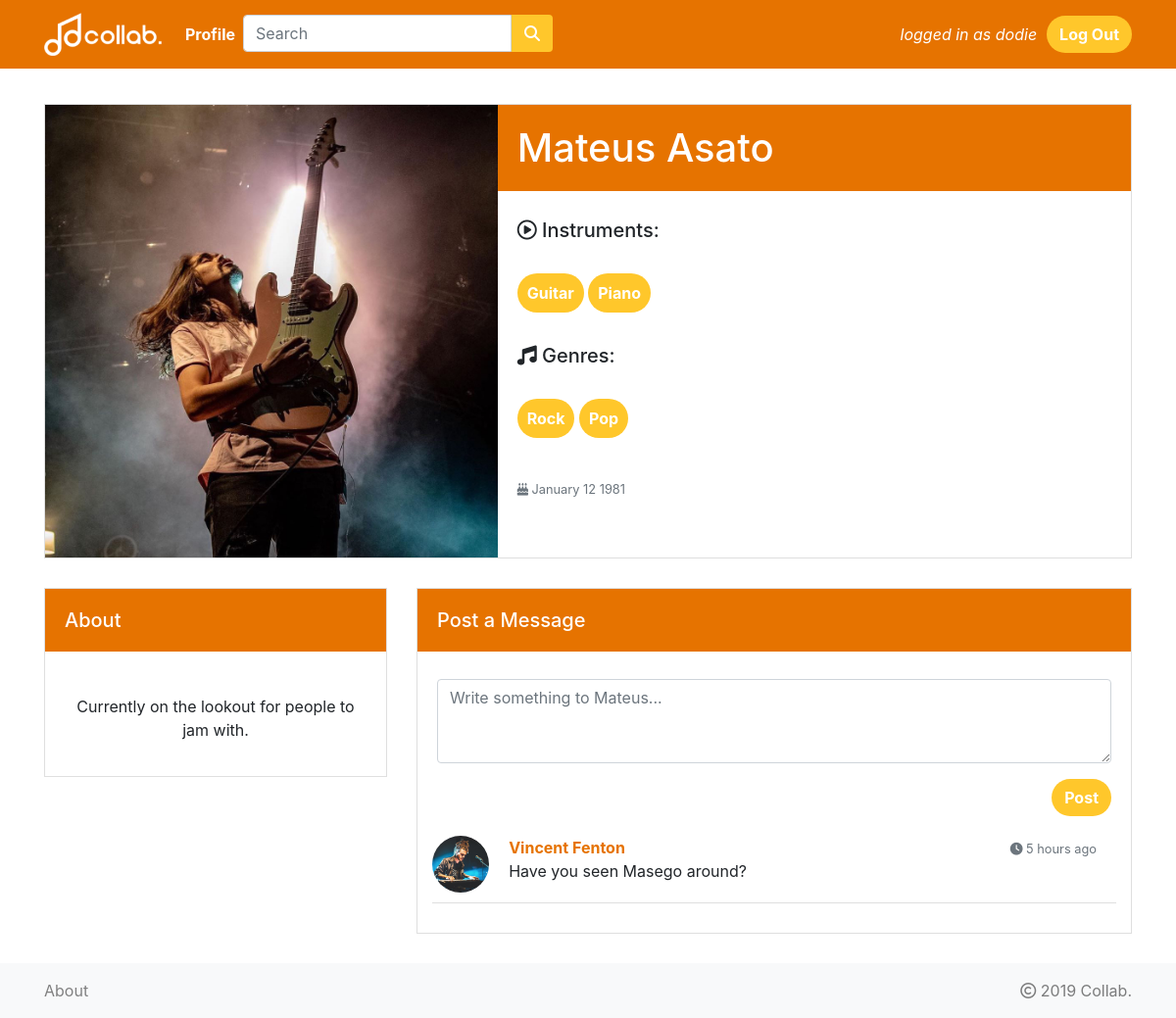
The page /profile/6 (signed in) on the database its author committed.
### app.py (models this page shows, shortened)
class User(UserMixin, db.Model):
	id = db.Column(db.Integer, primary_key=True, autoincrement=True)
	username = db.Column(db.String, nullable=False)
	email = db.Column(db.String, nullable=False)
	password = db.Column(db.String, nullable=False)
	profile = db.relationship('Profile', backref='user', uselist=False)
	message = db.relationship('Message', backref='user')

class Profile(db.Model):
	id = db.Column(db.Integer, primary_key=True, autoincrement=True)
	first_name = db.Column(db.String, nullable=False)
	last_name = db.Column(db.String, nullable=False)
	dob = db.Column(db.String, nullable=False)
	picture = db.Column(db.String, nullable=False)
	instruments = db.Column(db.String, nullable=False)
	genre = db.Column(db.String, nullable=False)
	about = db.Column(db.String, nullable=False)
	user_id = db.Column(db.Integer, db.ForeignKey('user.id'))
	message = db.relationship('Message', backref='profile')

class Message(db.Model):
	id = db.Column(db.Integer, primary_key=True, autoincrement=True)
	body = db.Column(db.String, nullable=False)
	timestamp = db.Column(db.DateTime(), default=datetime.datetime.utcnow(), index=True)
	user_id = db.Column(db.Integer, db.ForeignKey('user.id'))
	profile_id = db.Column(db.Integer, db.ForeignKey('profile.id'))

### app.py (the view, shortened to what this page needs)
@app.route('/profile/<int:uid>', methods=['GET', 'POST'])
@login_required
def profile(uid):
	profile = Profile.query.filter_by(id=uid).first()
	instruments = profile.instruments.translate({ord(','): None}).split()
	genres = profile.genre.translate({ord(','): None}).split()
	message = profile.message
	author = []
	for each in message:
		author.append(User.query.filter_by(id=each.user_id).first())
	if profile is not None:
		return render_template('profile.html', title=profile.first_name + ' ' + profile.last_name,
								profile=profile, instruments=instruments, genres=genres, author=author)

### app.py (called while the page is built)
@login_manager.user_loader
def load_user(id):
    return User.query.get(int(id))

### templates/profile.html (shortened to what this page needs)
{% include 'partials/header_login.html' %}
    <div class="container profileView">
      <div class="row">
        <div class="card profileMain">
          <div class="row no-gutters">
            <div class="col-md-5">
              <img src="{{ profile.picture }}" class="card-img profilePhoto" alt="...">
            </div>
            <div class="col-md-7">
              <h1 class="profileName">{{ profile.first_name }} {{ profile.last_name }}</h1>
              <div class="card-body">
                <h5 class="card-text"><i class="far fa-play-circle"></i> Instruments:</h3>
                <div class="profileBody">
                  {% for instrument in instruments %}
                  <span class="profileButton">{{ instrument }}</span>
                  {% endfor %}
                </div>
                <h5 class="card-text"><i class="fas fa-music"></i> Genres:</h3>
                <div class="profileBody">
                  {% for genre in genres %}
                  <span class="profileButton">{{ genre }}</span>
                  {% endfor %}
                </div>
                <p class="card-text dob"><small class="text-muted"><i class="fas fa-birthday-cake"></i> {{ profile.dob }}</small></p>
              </div>
            </div>
          </div>
        </div>
      </div>
      <div class="row">
        <div class="col-md-4">
          <div class="card">
            <h5 class="profileName">About</h5>
            <div class="card-body">
              <p class="card-text">{{ profile.about }}</p>
            </div>
          </div>
        </div>
        <div class="col-md-8">
          <div class="card">
            <h5 class="profileName">Post a Message</h5>
            <div class="card-body">
              <form action=" {{ url_for('message' , uid=profile.id) }}" method="POST">
                <div class="form-group">
                  <textarea maxlength="120" name="message" class="form-control" rows="3" placeholder="Write something to {{ profile.first_name }}..." required=""></textarea>
                </div>
                <button type="submit" class="btn loginButton float-right">Post</button>
              </form>
            </div>
          {% for each in profile.message|reverse %}
          <div class="card profileMain messageCardMain">
            <div class="row no-gutters">
              <div class="col-1">
                <img src="{{ author[profile.message|length - loop.index].profile.picture }}" class="card-img" alt="..." id="messageImage">
              </div>
              <div class="col-11">
                <div class="card-body messageCard">
                  <a href="{{ url_for('profile', uid=author[profile.message|length - loop.index].profile.id) }}" class="messageProfile">
                    {{ author[profile.message|length - loop.index].profile.first_name }}
                    {{ author[profile.message|length - loop.index].profile.last_name }}
                  </a>
                  <span class="float-right text-muted">
                      <small><i class="fas fa-clock"></i> {{ moment(each.timestamp).fromNow() }}</small>
                  </span>
                  <p class="card-text message">{{ each.body }}</p>
                </div>
              </div>
            </div>
          </div>
          {% endfor %}
        </div>
      </div>
    </div>
  </div>
{% include 'partials/footer.html' %}

### templates/partials/header_login.html (shortened to what this page needs)
<!DOCTYPE html>
<html lang="en">
  <head>
    <link rel="stylesheet" href="https://stackpath.bootstrapcdn.com/bootstrap/4.1.3/css/bootstrap.min.css">
    <link rel="stylesheet" type="text/css" href="{{ url_for('static', filename='css/styles.css') }}">
  </head>
  <body>
    <nav class="navbar navbar-expand-md" id="mainNavbar">
      <div class="container">
        <a class="navbar-brand" href="{{ url_for('home') }}">
          <img src="{{ url_for('static', filename='images/navbar_logo.png') }}" alt="logo" id="#navBarLogo">
        </a>
        <div class="collapse navbar-collapse" id="navbarSupportedContent">
          <ul class="navbar-nav mr-auto">
            <li class="nav-item">
              <a class="nav-link" href="{{ url_for('profile', uid=current_user.profile.id) }}">Profile</a>
            </li>
            <li>
              <form class="form-inline" action="{{ url_for('results') }}" method="GET">
                <div class="form-group">
                  <div class="form-row">
                    <div class="col" id="searchBar">
                      <input type="seach" class="form-control" id="searchBox" placeholder="Search" name="q" required>
                    </div>
                    <div class="col" id="searchBarButton">
                      <button class="btn searchButton" type="submit"><i class="fas fa-search"></i></button>
                    </div>
                  </div>
              </form>
            </li>
          </ul>
          <span>
            logged in as {{ current_user.username }}
          </span>
          <a class="btn loginButton" href="{{ url_for('logout') }}" role="button">Log Out</a>
        </div>
      </div>
    </nav>

### static/css/styles.css (style rules this page uses)
#mainNavbar { background-color: #e67300; }
.navbar-brand img { max-width: 120px; }
.loginButton { background-color: #ffc72b; color: white; border-radius: 30px; font-weight: bold; }
body { background-color: white; }
html, body { max-width: 100%; overflow-x: hidden; }
.signUp h2, p { padding-top: 5%; text-align: center; padding-bottom: 5%; }
#mainNavbar ul a { color: white; font-weight: bold; }
#mainNavbar span { color: white; font-style: italic; margin-right: 10px; }
.card { margin-bottom: 30px; border-radius: 0px; }
.card img { border-radius: 0px; }
.profileButton { background-color: #ffc72b; color: white; border-radius: 30px; font-weight: bold; padding: 10px; }
.profileBody { margin-top: 40px; margin-bottom: 40px; }
.profileName { padding: 1.25rem; background-color: #e67300; color: white; }
.profileView { margin-top: 3%; }
.profilePhoto { border-radius: 0; }
.profileMain { margin-left: 15px; margin-right: 15px; }
.dob { padding-top: 1%; text-align: left; }
.message { padding-top: 0; padding-bottom: 0; text-align: left }
.messageCard { padding-top: 0; }
.messageCardMain { border-left: 0; border-right: 0; border-top: 0; }
#messageImage { border-radius: 50%; }
.messageProfile { color: #e67300; font-weight: bold; }
.searchButton { background-color: #ffc72b; color: white; font-weight: bold; border-top-left-radius: 0; border-bottom-left-radius: 0; }
#searchBarButton { padding-left: 0; padding-right: 0; }
#searchBar { padding-right: 0; }
#searchBox { border-top-right-radius: 0; border-bottom-right-radius: 0; }

### rows shown on the page
User: username "dodie"
Profile: picture (picture), first_name "Mateus", last_name "Asato", dob "January 12 1981", about "Currently on the lookout for people to jam with.", message "Write something to Mateus..."
Message: author "Vincent", author "Fenton", timestamp "5 hours ago", body "Have you seen Masego around?"

### other values the page prints
{{ instrument }} "Guitar" "Piano"
{{ genre }} "Rock" "Pop"
